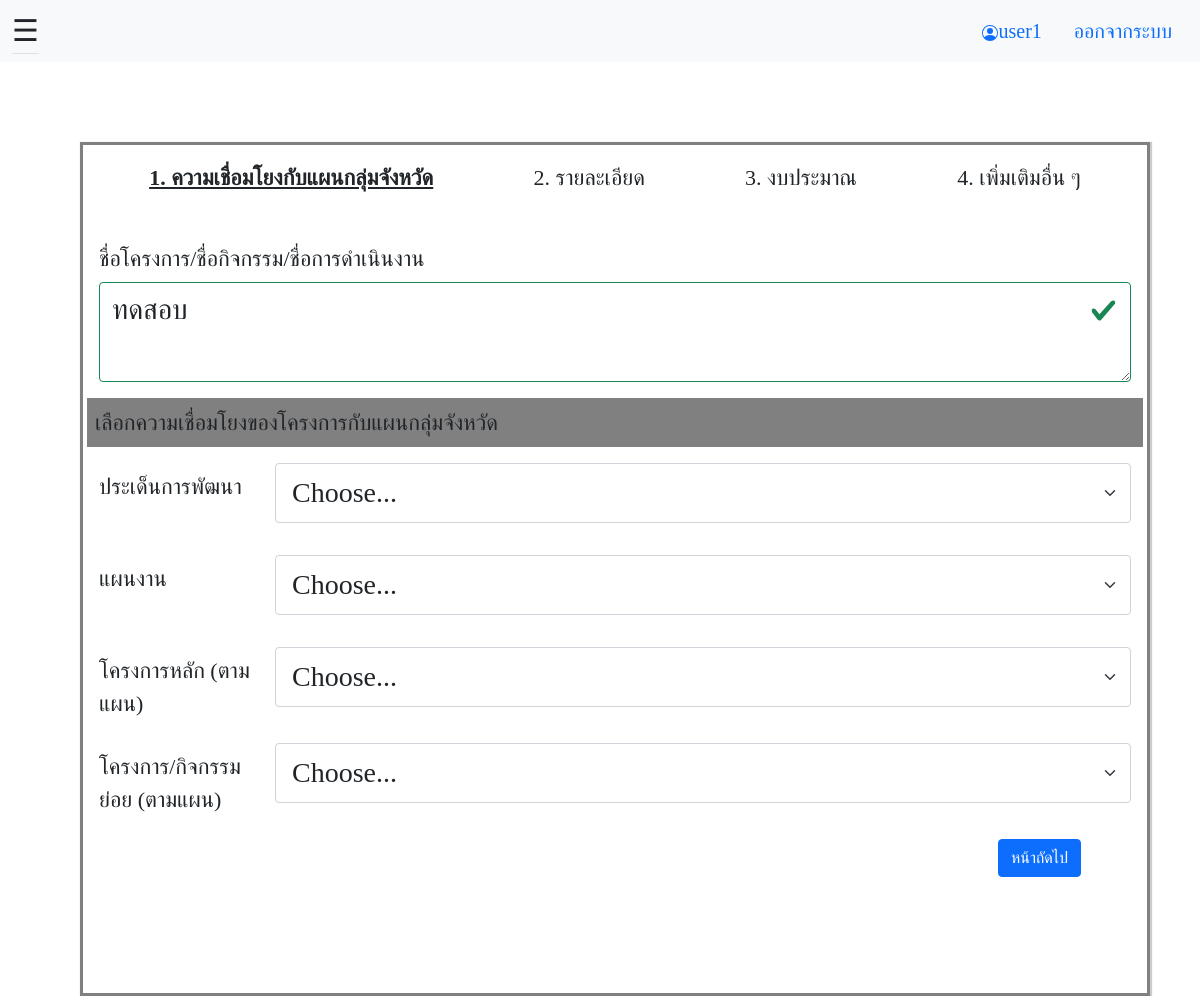
The page /index/edit_project.php?project_id=16 (signed in) on the database as committed earlier.
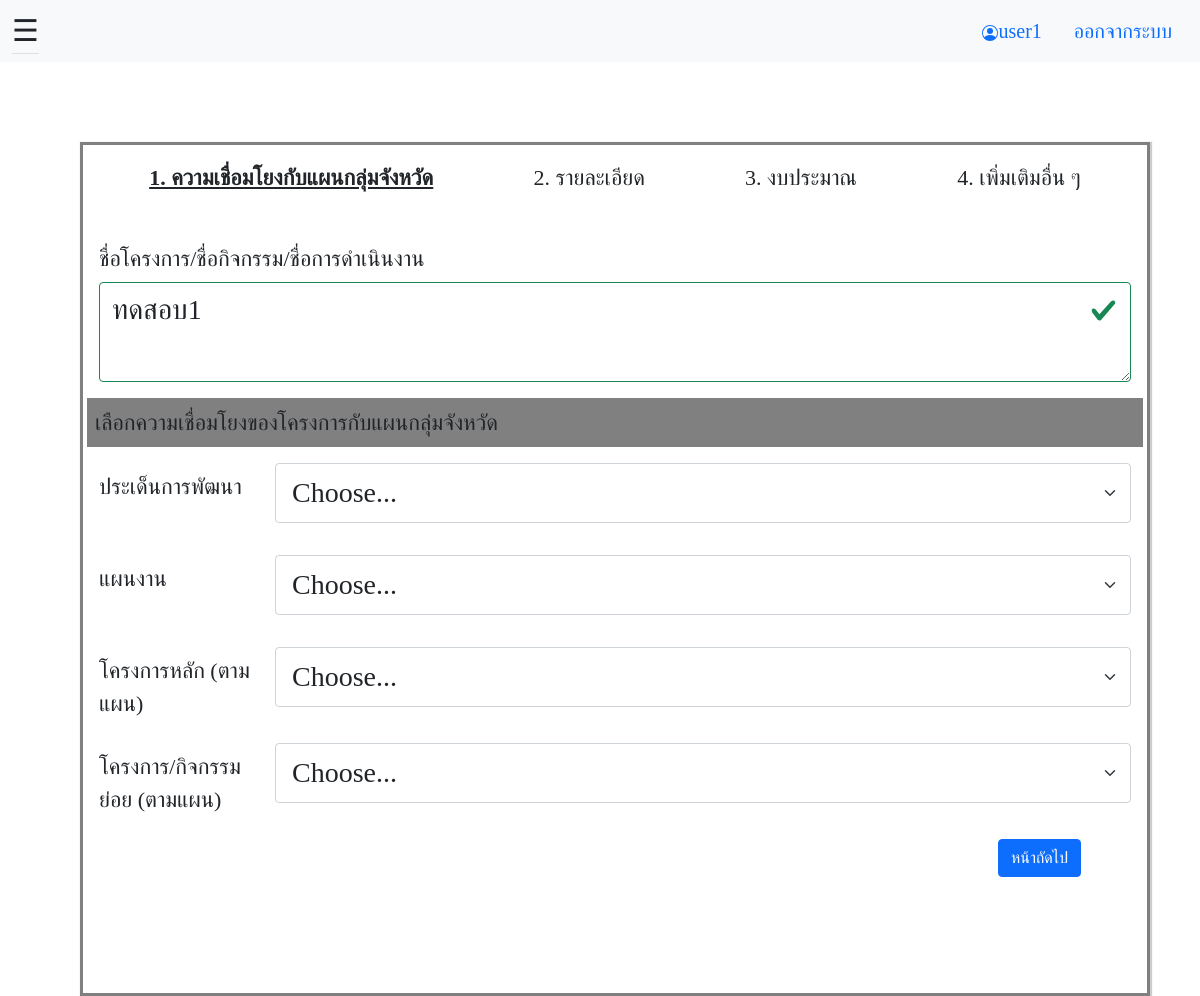
The same page on the database as committed later.
### tables this page shows
CREATE TABLE `project` (
  `project_id` int(11) NOT NULL,
  `project_name` varchar(100) NOT NULL,
  `development_subject` varchar(200) NOT NULL,
  `project_roadmap` varchar(100) NOT NULL,
  `project_main` varchar(100) NOT NULL,
  `project_sub` varchar(100) NOT NULL,
  `operation_type` varchar(200) NOT NULL,
  `project_code` varchar(100) NOT NULL,
  `use_budget` varchar(200) NOT NULL,
  `budget_year` varchar(200) NOT NULL,
  `institution` varchar(100) NOT NULL,
  `province` varchar(100) NOT NULL,
  `target_user` varchar(100) NOT NULL,
  `project_objective` varchar(200) NOT NULL,
  `project_result` varchar(200) NOT NULL,
  `project_additional` varchar(200) NOT NULL,
  `budget_province_plan` int(11) DEFAULT NULL,
  `budget_province_receive` int(11) DEFAULT NULL,
  `budget_province_use` int(11) DEFAULT NULL,
  `budget_department_plan` int(11) DEFAULT NULL,
  `budget_department_receive` int(11) DEFAULT NULL,
  `budget_department_use` int(11) DEFAULT NULL,
  `budget_local_plan` int(11) DEFAULT NULL,
  `budget_local_receive` int(11) DEFAULT NULL,
  `budget_local_use` int(11) DEFAULT NULL,
  `budget_private_plan` int(11) DEFAULT NULL,
  `budget_private_receive` int(11) DEFAULT NULL,
  `budget_private_use` int(11) DEFAULT NULL,
  `user_id` int(11) NOT NULL,
  `file_path` varchar(200) NOT NULL
);

### index/edit_project.php (the view, shortened to what this page needs)
<?php include "../connect.php" ?>
<?php
$stmt = $pdo->prepare("SELECT * FROM project WHERE project_id = ?");
$stmt->bindParam(1, $_GET["project_id"]);
$stmt->execute();
$row = $stmt->fetch();
?>
<head>
</head>
<body>
  <header>
    <nav class="navbar navbar-expand-lg navbar-light bg-light">
      <div class="container-fluid">
        <ul class="nav nav-tabs">
          <li class="nav-item">
            <span clss="marginle" style="font-size:30px;cursor:pointer" onclick="openNav()">&#9776; </span>
          </li>
        </ul>
        <ul class="nav justify-content-end">
        <li class="nav-item">
              <a class=nav-link active aria-current="page"><?php echo $_COOKIE["user_name"]; ?></a>
        </li>
          <li class="nav-item">
            <a class="nav-link active" aria-current="page" href="../login/index.php">ออกจากระบบ</a>
          </li>
        </ul>
  </header>
  <div id="main" class="main bd-main order-1">
    <div class="d-md-flex flex-md-row align-items-center justify-content-around">
      <span class="bd-title" id="part1">1. ความเชื่อมโยงกับแผนกลุ่มจังหวัด</span>
      <span class="bd-title" id="part2">2. รายละเอียด</span>
      <span class="bd-title" id="part3">3. งบประมาณ</span>
      <span class="bd-title" id="part4">4. เพิ่มเติมอื่น ๆ</span>
    </div>
    <br>
    <div class="flex-md-row align-items-center justify-content-around part" id="p1">
      <div class="w-100 bd-highlight">
        <form action="edit_check.php" method="post" enctype="multipart/form-data">
          <div class="mb-3 was-validated">
            <label for="project_name" class=" col-form-label ">ชื่อโครงการ/ชื่อกิจกรรม/ชื่อการดำเนินงาน</label>
            <textarea class="form-control fs-3" name="project_name" id="project_name" style="height: 100px"  required ><?=$row["project_name"]?></textarea>
          </div>
          <div class="row mb-3">
          <div class="-flex p-2 bd-highlight" style="background-color: gray;">
            <label>เลือกความเชื่อมโยงของโครงการกับแผนกลุ่มจังหวัด
            </label>
          </div>
        </div>
          <div class="row mb-3">
            <label for="development_subject" class="col col-form-label ">ประเด็นการพัฒนา</label>
            <div class="col-sm-10">
              <select class="form-select form-select-lg mb-3 fs-3" id="development_subject" name="development_subject"  required>
                <option selected disabled value="">Choose...</option>
              </select>
            </div>
          </div>
          <div class="row mb-3">
            <label for="project_roadmap" class="col-sm-2 col-form-label ">แผนงาน</label>
            <div class="col-sm-10">
              <select class="form-select form-select-lg mb-3 fs-3" id="project_roadmap" name="project_roadmap"  required>
                <option selected disabled value="">Choose...</option>
              </select>
            </div>
          </div>
          <div class="row mb-3">
            <label for="project_main" class="col-sm-2 col-form-label ">โครงการหลัก (ตามแผน)</label>
            <div class="col-sm-10">
              <select class="form-select form-select-lg mb-3 fs-3" id="project_main" name="project_main"  required>
                <option selected disabled value="">Choose...</option>
              </select>
            </div>
          </div>
          <div class="row mb-3">
            <label for="project_sub" class="col-sm-2 col-form-label ">โครงการ/กิจกรรมย่อย (ตามแผน)</label>
            <div class="col-sm-10">
              <select class="form-select form-select-lg mb-3 fs-3" id="project_sub" name="project_sub"  required>
                <option selected disabled value="">Choose...</option>
              </select>
            </div>
          </div>
      </div>
    </div>
    <div class="d-md-flex flex-md-row align-items-center justify-content-end" style="margin-bottom: 100px; margin-right: 50px;">
      <div class="btn btn-primary" id="button2" onclick="nextPart()">หน้าถัดไป</div>
    </div>
  </div>
</body>
</html>

Rows that differ between the two databases and show on the page:
changed project: project_name "ทดสอบ" → "ทดสอบ1"
